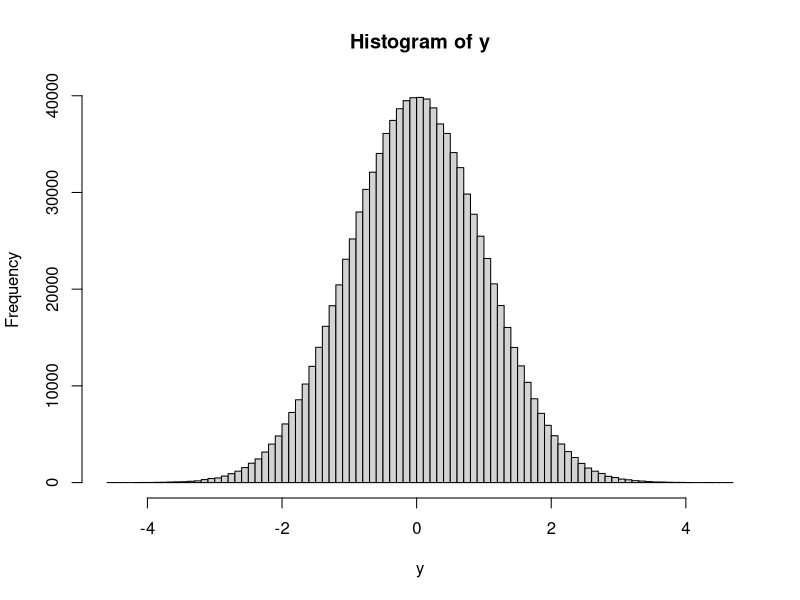
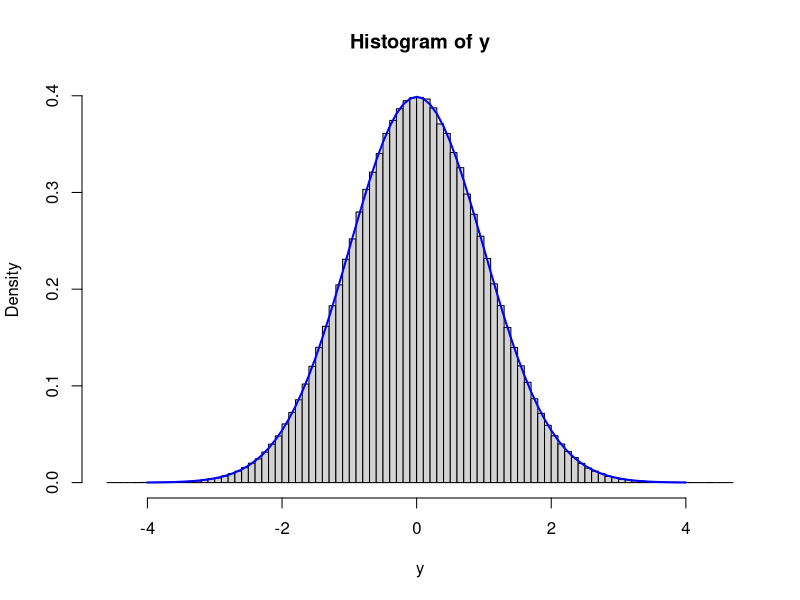
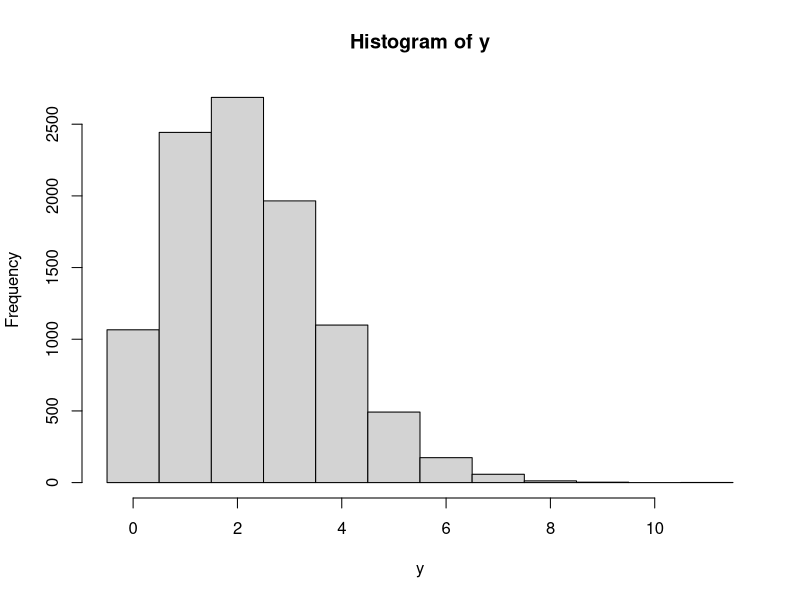
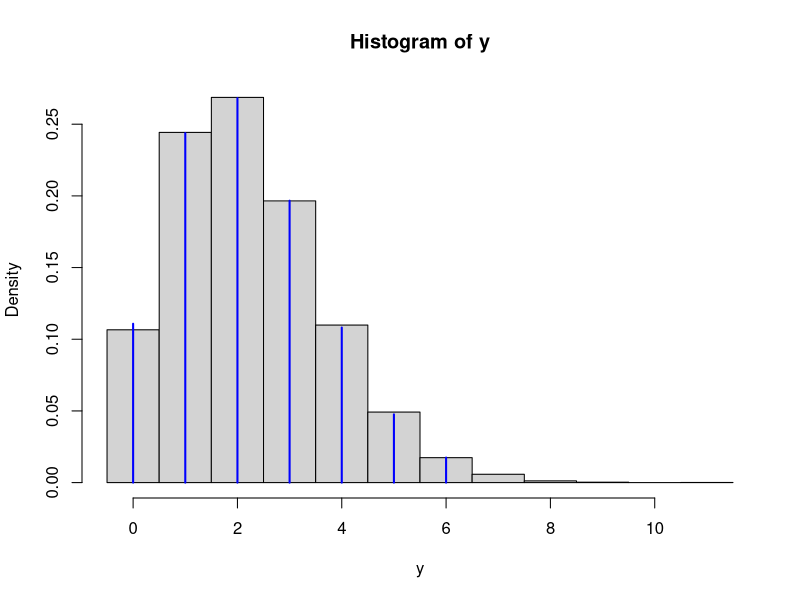
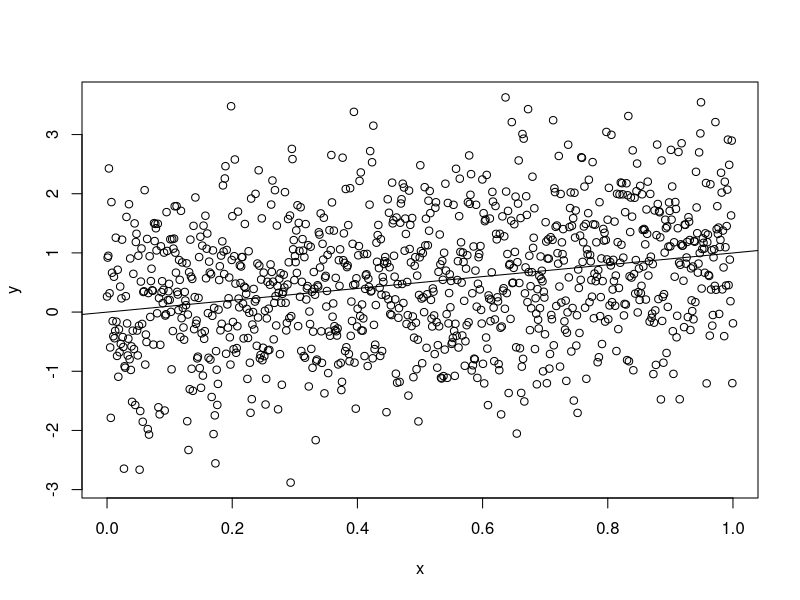
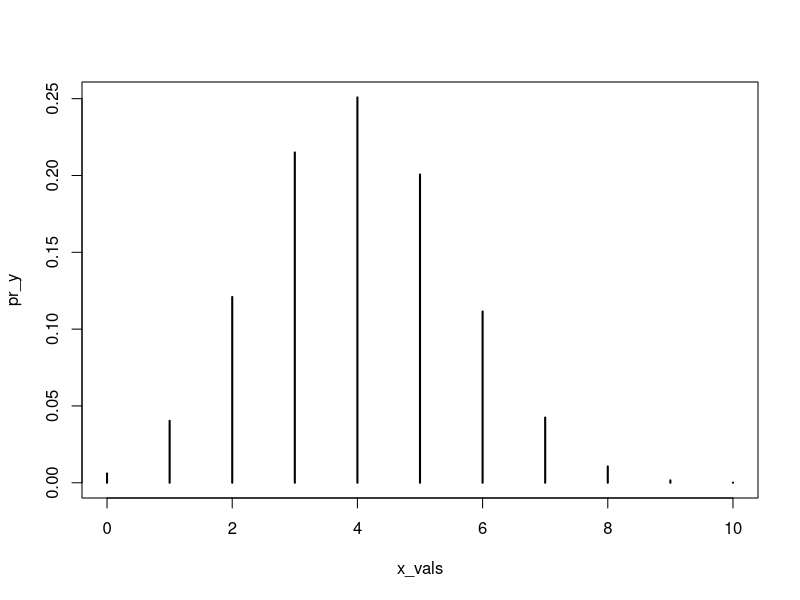
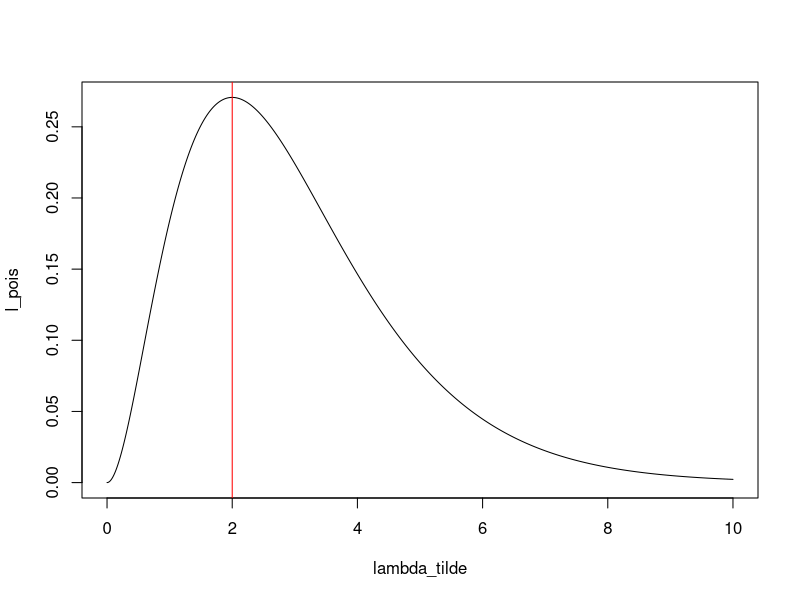
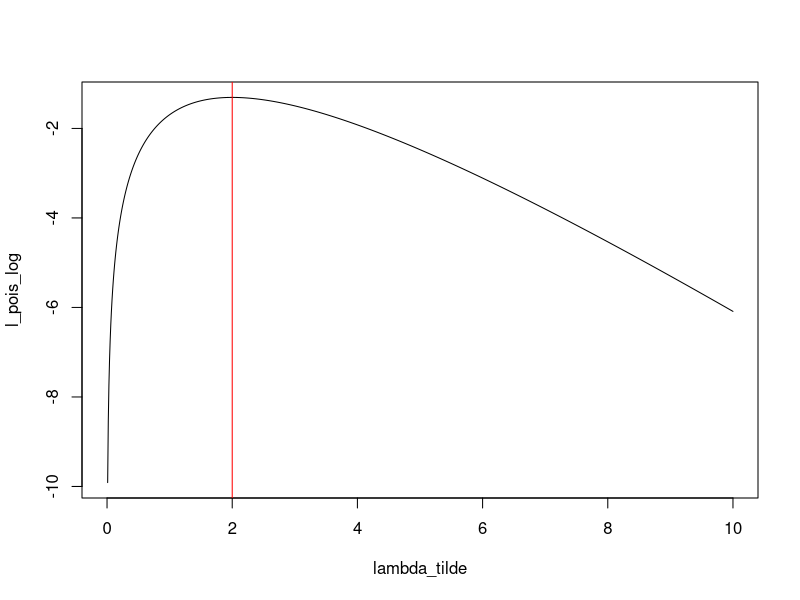

Recreate these plots in R, in order.
#-------------------------------------------------------------------------------
# First lecture

## Random experiment/random variable

rnorm(n = 1)

# Repeat!

repetitions <- 1000

y <- rnorm(n = repetitions)


# What percentage of values is <= -1 ?
mean(y <= -1)

# What percentage of values is >= 1 ?
mean(y >= 1)

# What percentage of values is in (-1, 1) ?
mean(-1 < y & y < 1)

# each time you run this it will return different values
rnorm(n=1)

# we can run it for 1000 times to see if we get any patterns
y <- rnorm(n=1000)
y

# what percentage of values is <= -1?
sum(y <= -1)/1000 # or like this:
mean(y <= -1)

# what percentage of values is >= 1?
sum(y >= 1)/1000 # or like this:
mean(y >= 1)

# what percentage of values is in (-1, 1)
mean(-1< y & y < 1)

# Now increase the sample size:

repetitions <- 100000
# what percentage of values is <= -1?
sum(y <= -1)/repetitions # or like this:
mean(y <= -1)

# what percentage of values is >= 1?
sum(y >= 1)/repetitions # or like this:
mean(y >= 1)

# what percentage of values is in (-1, 1)
mean(-1< y & y < 1)

# with 68% certainity we know it lies between -1 and 1! to converge to this we 
# need to increase the number of repetitions!


# ------------------------------
# second lecture

##Random experiment/random variables
rnorm(n = 1)

#Repeat
repetitions <- 1000000
y <- rnorm(n = repetitions)
y
hist(y, breaks = 100) ## distribution of y

##overlay probability density function (PDF)
std_norm <- function(y) {
  1/ sqrt(2* pi) * exp(-(y^2 / 2))
}
std_norm(0)
hist(y, freq = FALSE, breaks = 100)

xvals <- seq(-4, to = 4, by = 0.1)
y_den <- std_norm(xvals)
lines(x = xvals, y = y_den, col = "blue", lwd = 2)

xvals # x-values ranging from -4 to 4
y_den # densities corresponding to each x-value

#Built-on R base normal distribution
dnorm(0, mean = )
####Poisson distribution = does not return negative outcome values.
repetitions <- 10000

#Simulate some data
y <- rpois(n = repetitions, lambda = 2.2) # a 100 simulated outcomes
hist(y, breaks = seq(from = 0 - 0.5, to = max(y) + 0.5)) #makes it discrete as it should be

#Overlay the probability distribution ----
d_poisson <- function(y, lambda = 2.2) {
  exp(- lambda) * lambda^y / factorial(y)
}

hist(y, freq= FALSE, breaks = seq(from = 0 - 0.5, to = max(y) + 0.5))
xvals <-0:6
y_den <- d_poisson(xvals)
lines(x = xvals, y = y_den, col = "blue", lwd =2, type = "h")
xvals
y_den

d_poisson(1, lambda = 2.2) # to solve the assignment 1.2 q:3

#built-in base R Poisson function
dpois(1, lambda = 2.2)

##What percentage of values is <= -1?
mean(y <= -1)


##What percentage of values is >= 1?
mean(y >= 1)


##What percentage of values is in (-1, 1)?
mean(-1 < y & y < 1) ## The probability is about 68 percent

##Through this process, we can narrow the range of outcomes down depending on the the values we created.
#Yet there will always be some degrees of uncertainties in our predictions
#but some things might be more likely to occur than others, based on the observations.




#---------------------------------------------------------
#Tutorial lesson 1.1 - 19/04/2023
## Example 1.2

#1) Write code to write the two input a and b?

a <- 4:6 ##Vector
b <- 2 #Scalar

#The summation sign is adding up the intermediate results
##The summation formula
sum(a+b)

#or C++ more complicated way, called "looping"  <- not recommended
seq_along(a)
s <- 0
for (i in seq_along(a)) {
  s <- s + a[i] + b
}
s

# Or this more R compatible way in looping
s <- 0
for (a_i in a) {
  s <- s + a_i + b
}
s

##Example 2.2
p <-8:9
q <- 7
prod(p + q)

#Or this way if the "p" vector has to elements
m <- (p[1] + q) * (p[2] + q)
m


##Write one line of code to compute the scalar product shown in section 5 of the math refresher:
#Use these as inputs
#Example 5

x <- c(1, 3, 2.5, 5, 3)
beta <- c(0.5, 1.3, 0.7, 0.5, 0.1)

##not recommended at all!!!
n <- x[1] * beta[1] + x[2] * beta[2] + x[3] * beta[3]
+ x[4] * beta[4] + x[5] * beta[5]
n

# we can use the looping method instead
for (i in seq_along(x)) {
 xb <- x[i] * beta[i]
}
sum(x * beta)

# or this method but still not recommended!!! 
sum(x * beta)

#preferred solution by "matrix calculation"
x %*% beta
#or transposing the matrix by using the t() function
t(x) %*% beta


##Write a function sq() that takes a single (numeric) input
#and returns the square (of all elements) of the input

sq <- function(x) x^2 
sq(5)

#or for squaring a vector
sq(c(2, 5, 9))

#or
sq <- function(x) {
  out <- x^2
  return(out)
}
sq(5)


##How to do a linear normal DGP (data generating process??
n <- 1000
beta_1 <- 1

#Create x vector in the simulation ....
x <- seq(from = 0, to = 1, length.out = n)
x
#or display x in a data frame where X is the "explanatory variable"
data.frame(x)

#now we want another column to display the "dependent variable" which is a stochastic variable
#The mean is a function of "x" and "beta" and it is fixed.

# Simulation data y ....

#systematic component
xb <- x * beta_1

#stochastic component
y <- rnorm(n = n, mean = xb) ##remember that "rnorm" is a randomly distributed variable

data.frame(x, y) #we computed 1000 means in this case

##scatter plot
plot(x, y)
abline(c(0, beta_1))

#This is the linear regression model, we can repeat it many times to see how the values deviate
lm(y ~ x)


#homework, generalize this to the case where beta <- (beta_1, beta_2)
##such as abline(beta)



# ----------------------------------------------------------------------------
# Second tutorial:

# missing part
d_bionomial <- function(y, N, p){
  choose(N, y) * p^y * (1-p)^(N-y)
}

y_all_female <- 10
y_all_male <- 0

d_bionomial(y_all_female, N=10, p=0.4)
d_bionomial(y_all_male, N=10, p=0.4)


# when you have mutually exclusive outcomes like nbr of females in the cabinet, you 
# can add up the probability of having 0 female, 1 female, 2 females, etc.

Nbr <- 10
prob <- 0.4

y_maj_male <- 0:4
y_maj_female <- 6:10

sum(d_bionomial(y_maj_female, N=Nbr, p=prob))
sum(d_bionomial(y_maj_male, N=Nbr, p=prob))

x_vals <- 0:10
pr_y <- d_bionomial(x_vals, N=Nbr, p=prob)
plot(x= x_vals, y=pr_y, type='h', lwd=2)


# the built-in fuction for bionomial distribution is dbinom

dbinom(x = 3, size = 10, prob = 0.4)


sum(dbinom(x= y_maj_female, size=Nbr, prob = prob))
sum(dbinom(x=y_maj_male, size=Nbr, prob=prob))

# or better still, we are using the cumulative distribution functions:
pbinom(4, size=10, prob =0.4)
pbinom(5, size=10, prob=0.4, lower.tail = FALSE)

#-----------------------------------------------------------------
#Third session

# Assignment 2.1 question 5
#hypothesis parameter valus
lambda_hyp1 <- 1.1
lambda_hyp2 <- 2.9
lambda_hyp3 <- 3.5

#data
y <-2

#likelihood:
dpois(x=y, lambda = lambda_hyp1)
dpois(x=y, lambda = lambda_hyp2)
dpois(x=y, lambda = lambda_hyp3)

#second way of doing this task:
lambda_hyp <- c(1.1, 2.9, 3.5)
lambda_tilde <- setNames(nm = lambda_hyp)
dpois(x=y, lambda = lambda_tilde)

#plot lilelihood functions
lambda_tilde <- seq(from=0, to=10, by=1e-2)
l_pois <- dpois(x=y, lambda = lambda_tilde, log = FALSE)
l_pois_log <- dpois(x=y, lambda = lambda_tilde, log = TRUE)
plot(x=lambda_tilde, y=l_pois, type='l')
abline(v=2, col='red')
plot(x=lambda_tilde, y=l_pois_log, type='l')
abline(v=2, col='red')

1e-2

#second example
y<-4
N<-15
p_tilde <- seq(from=0, to=1, by=1e-2)
l_binom <- dbinom(x=y, size = N, prob = p_tilde)
plot(x=p_tilde, y=l_binom, type='l')
abline(v=0.27, col='pink')
abline(v=4/15, col='red')
#final point
# taking the log doesn't change the density function????? Ask!

#end
#_________________________________________________________________________________________
#Third tutorial  (was canceled)
#____________________________________________________________________________________________
#forth session lesson 2.2

y <- c(3.4,1.2,0.6, 0.9, 2.2, 1.5, 2.3)

# Analytical MLE of mu

mle_ana <- mean(y)

dnorm(y, mean = 2, sd=1, log=FALSE)
dnorm(y, mean = 2, sd=1, log = TRUE)
# the log likelihood score
sum(dnorm(y, mean = 3, sd=1, log = TRUE))

# Graphical MLE of mu
# we ignore the sigma factor according to THE BOOK! knowing one would not help to know the other!
ll_norm <- function(mu, y){  #log likelihood of normal distribution
  sigma <- 1 #King calls it stylized normal distribution
  ll <- sum(dnorm(y, mean = mu, sd=sigma,  log = TRUE))
  return(ll)
}

# lets try it out
ll_norm(0, y)
ll_norm(1.3, y)
ll_norm(2.2, y)
ll_norm(2.9, y)

mu_tld <- seq(from = -1, to = 6, by =1e-2)

logl <- numeric()
for ( i in seq_along(mu_tld)){
  logl[i] <- ll_norm(mu= mu_tld, y)
}

logl
data.frame(mu_tld, logl)

plot(mu_tld, logl, type='l')
abline(v=mle_ana, col='red')
mle_ana
